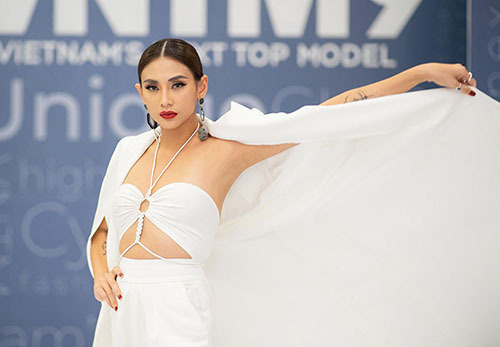
#> input picture Pic_input.jpg, 500 x 347 px
$ python Source.py
#> lines starting #> are read from the running program, lines starting #| are printed output that depends on the picture
import cv2
import numpy as np
from matplotlib import pyplot as plt

image = cv2.imread('Pic_input.jpg',0);					#Input to Read your image.
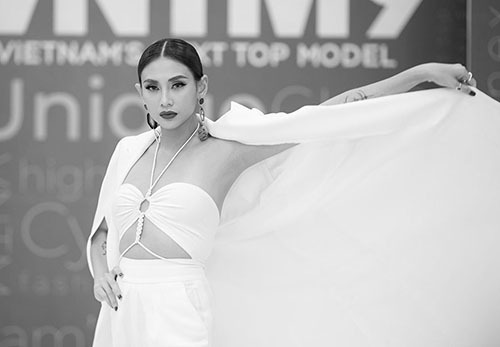
#> image: shape (347, 500); min 0, max 255, mean 185.5
hist,bins = np.histogram(image.flatten(),500,[0,500]);
#> hist = 500 values, max 9508 at index 232, min 0 at index 5, mean 347; bins = 501 values from 0 to 500
														#CDF (Cumulative Distribution Function).
CDF = hist.cumsum();									#cumsum() : Sum of pixel elements
#> CDF = 500 values from 10 to 173500
CDF_normal = CDF * hist.max()/ CDF.max();				#Formula
#> CDF_normal = 500 values from 0.548 to 9508

plt.plot(CDF_normal, color = 'g') 						#Change color CDF line (green).
plt.hist(image.flatten(),500,[0,500], color = 'y');		#Change color  line (yellow).
plt.xlim([0,300])										#Make x axis = 300.
plt.legend(('CDF','HISTOGRAM'), loc = 'center right');
plt.show();
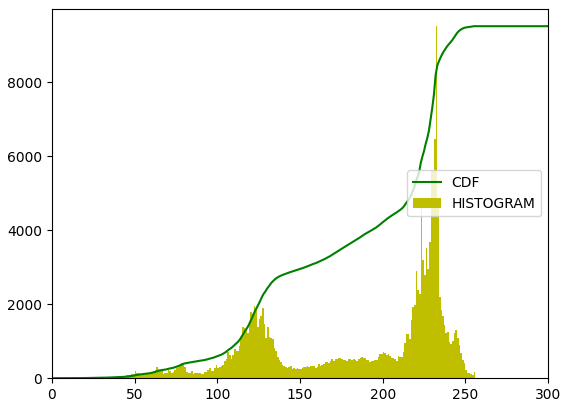
#> figure drawn by matplotlib, 1 panel; tallest bar 9508 high, from x = 232 to 233; curve peaks at x = 255, y = 9508

equal = cv2.equalizeHist(image);
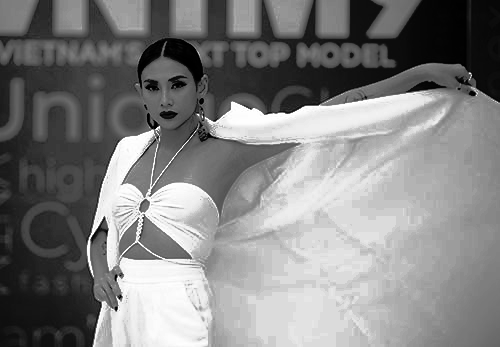
#> equal: shape (347, 500); min 0, max 255, mean 129.3
SideBySide = np.hstack((image,equal));					#Stack sidebyside 2 images
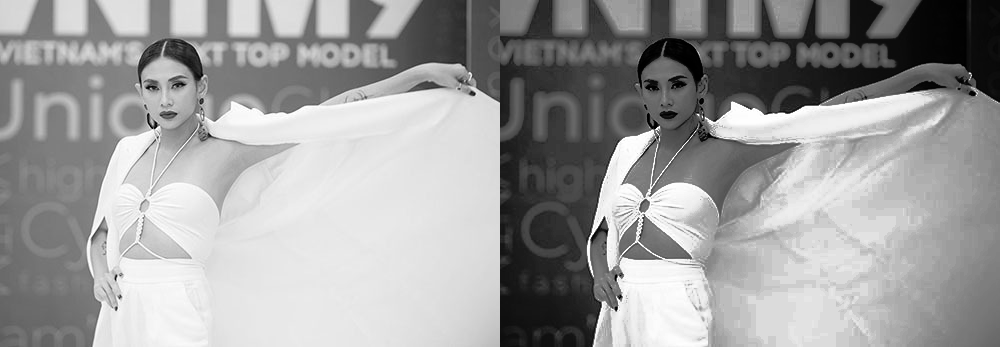
#> SideBySide: shape (347, 1000); min 0, max 255, mean 157.4
cv2.imwrite('Pic_output.png',SideBySide);				#Output your image.
